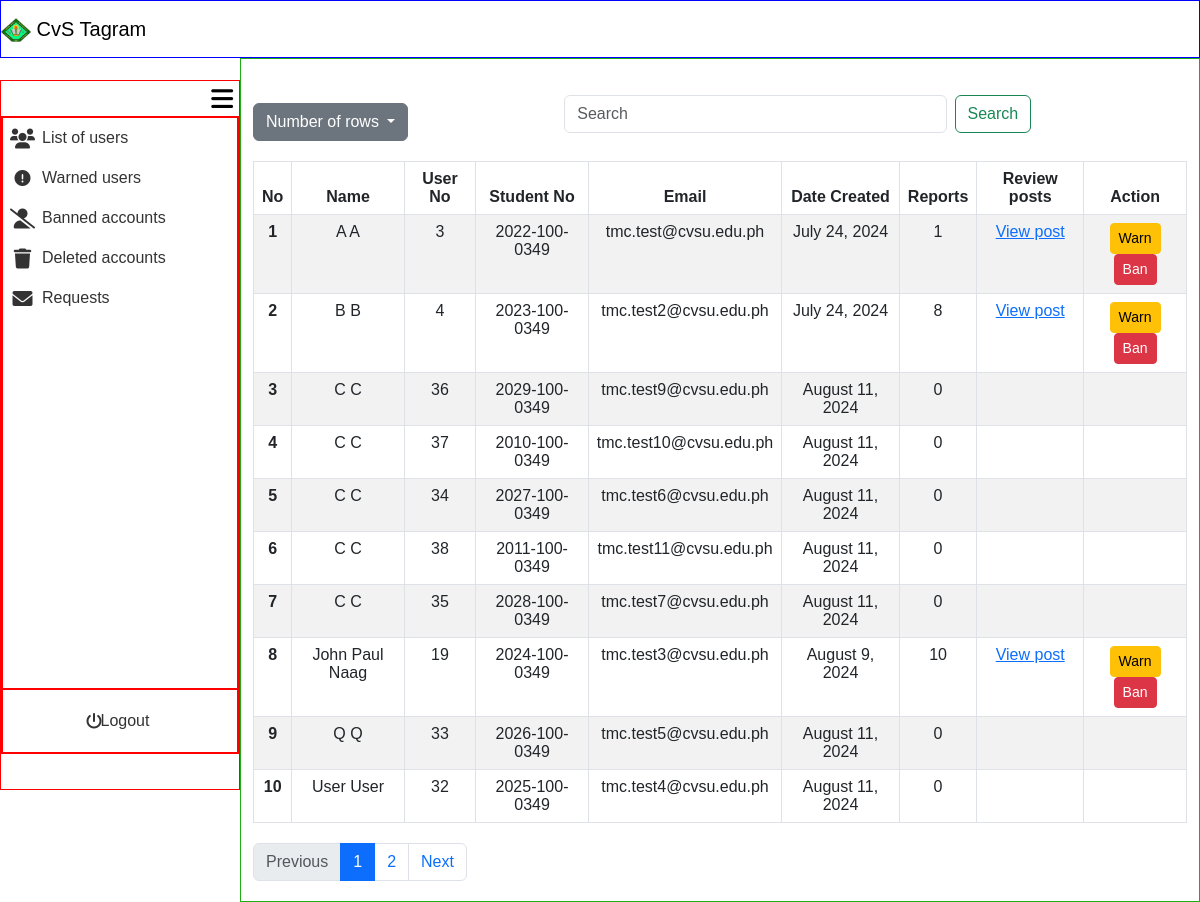
/admin_area/list_of_users.php (signed in), run on an earlier commit of the app's database.
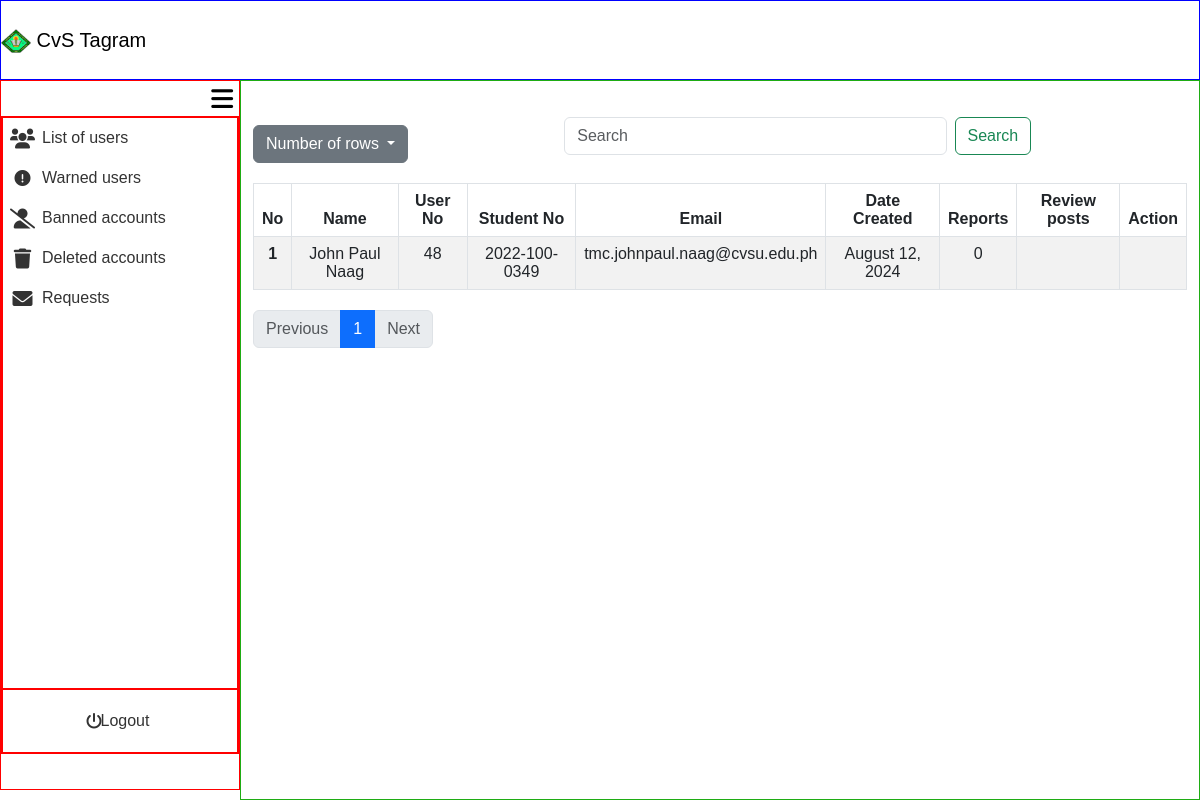
And on a later commit of the database.
### tables this page shows
CREATE TABLE `user_registration` (
  `user_no` int(11) NOT NULL,
  `user_ip` varchar(255) NOT NULL,
  `user_ID` varchar(255) NOT NULL,
  `email` varchar(255) NOT NULL,
  `student_no` varchar(13) NOT NULL,
  `fname` varchar(255) NOT NULL,
  `lname` varchar(255) NOT NULL,
  `bday` date NOT NULL,
  `gender` varchar(20) NOT NULL,
  `coverphoto` varchar(250) NOT NULL,
  `profilepicture` varchar(250) NOT NULL,
  `created_at` timestamp NOT NULL DEFAULT current_timestamp(),
  `updated_at` timestamp NOT NULL DEFAULT current_timestamp() ON UPDATE current_timestamp(),
  `user_password` varchar(255) NOT NULL,
  `is_setup_complete` tinyint(1) DEFAULT 0
);

### admin_area/list_of_users.php (the view, shortened to what the rows shown need)
<?php
require_once '../include/connect.php';
require_once '../include/bootsrap.php';
?>
<!DOCTYPE html>
<html lang="en">
<head>
    <link rel="stylesheet" href="admin_dashbaord.css?v=<?php echo time(); ?>">
</head>
<body>
<div class="container-fluid screen">
    <div class="container-fluid contbody">
        <div class="container-fluid content">
<?php
$search = isset($_GET['search']) ? trim($_GET['search']) : '';
$sort_column = isset($_GET['sort']) ? $_GET['sort'] : 'lname';
$sort_direction = isset($_GET['direction']) && $_GET['direction'] == 'desc' ? 'desc' : 'asc';
$rows_per_page = isset($_GET['rows']) ? intval($_GET['rows']) : 10;
$page = isset($_GET['page']) ? intval($_GET['page']) : 1;
$offset = ($page - 1) * $rows_per_page;
$searchFilter = !empty($search) ? " AND (ur.fname LIKE '%$search%' OR ur.lname LIKE '%$search%' OR ur.email LIKE '%$search%' OR ur.student_no LIKE '%$search%' OR ur.user_no LIKE '%$search%')" : "";
$usersQuery = "SELECT ur.fname, ur.lname, ur.user_no, ur.student_no, ur.created_at, ur.email, IFNULL(COUNT(pr.report_id), 0) AS report_count
               FROM user_registration ur
               LEFT JOIN post_reports pr ON ur.user_no = pr.user_no
               WHERE 1=1 $searchFilter
               GROUP BY ur.user_no
               ORDER BY $sort_column $sort_direction
               LIMIT $rows_per_page OFFSET $offset";
$usersResult = $con->query($usersQuery);
?>
    <div class="container mt-4 ">
        <table class="table table-bordered table-striped">
            <thead>
                <tr>
                    <th scope="col">No</th>
                    <th scope="col" class="sortable <?php echo ($sort_column == 'fname') ? ($sort_direction == 'asc' ? 'asc' : 'desc') : ''; ?>" onclick="sortTable('fname')">Name</th>
                    <th scope="col" class="sortable <?php echo ($sort_column == 'user_no') ? ($sort_direction == 'asc' ? 'asc' : 'desc') : ''; ?>" onclick="sortTable('user_no')">User No</th>
                    <th scope="col" class="sortable <?php echo ($sort_column == 'student_no') ? ($sort_direction == 'asc' ? 'asc' : 'desc') : ''; ?>" onclick="sortTable('student_no')">Student No<i class="fa-solid fa-sort-up"></i><i class="fa-solid fa-sort-down"></i></th>
                    <th scope="col" class="sortable <?php echo ($sort_column == 'email') ? ($sort_direction == 'asc' ? 'asc' : 'desc') : ''; ?>" onclick="sortTable('email')">Email</th>
                    <th scope="col" class="sortable <?php echo ($sort_column == 'create_at') ? ($sort_direction == 'asc' ? 'asc' : 'desc') : ''; ?>" onclick="sortTable('date_created')">Date Created<i class="fa-solid fa-sort-up"></i><i class="fa-solid fa-sort-down"></i></th>
                    <th scope="col" class="sortable <?php echo ($sort_column == 'report_count') ? ($sort_direction == 'asc' ? 'asc' : 'desc') : ''; ?>" onclick="sortTable('report_count')">Reports<i class="fa-solid fa-sort-up"></i><i class="fa-solid fa-sort-down"></i></th>
                    <th scope="col">Review posts</th>
                    <th scope="col">Action</th>
                </tr>
            </thead>
            <tbody>
                <?php
                $line_number = $offset + 1;
                while ($user = $usersResult->fetch_assoc()): ?>
                <?php
                $timestamp = htmlspecialchars($user['created_at']);
                $created_at = new DateTime($timestamp);
                $formattedDate = $created_at->format('F j, Y');
                ?>
                    <tr>
                        <th scope="row"><?php echo htmlspecialchars($line_number++); ?></th>
                        <td><?php echo htmlspecialchars($user['fname'] . ' ' . $user['lname']); ?></td>
                        <td><?php echo htmlspecialchars($user['user_no']); ?></td>
                        <td><?php echo htmlspecialchars($user['student_no']); ?></td>
                        <td><?php echo htmlspecialchars($user['email']); ?></td>
                        <td><?php echo htmlspecialchars($formattedDate); ?></td>
                        <td><?php echo htmlspecialchars($user['report_count']); ?></td>
                        <td>
                        <?php if ($user['report_count'] > 0): ?>
                            <a class="Review_posts text-primary" href="../admin_area/review_post.php?user_no=<?php echo htmlspecialchars($user['user_no']); ?>">View post</a>
                            <?php else: ?>
                            <?php endif; ?>
                        </td>
                        <td>
                            <?php if ($user['report_count'] > 0): ?>
                                <a href="warn_user.php?user_no=<?php echo htmlspecialchars($user['user_no']); ?>" class="btn btn-warning btn-sm">Warn</a>
                                <a href="ban_user.php?user_no=<?php echo htmlspecialchars($user['user_no']); ?>" class="btn btn-danger btn-sm">Ban</a>
                            <?php else: ?>
                            <?php endif; ?>
                        </td>
                    </tr>
                <?php endwhile; ?>
            </tbody>
        </table>
    </div>
        </div>
    </div>
</div>
</body>
</html>

What changed in the data, as far as the page shows it:
removed user_registration: fname+lname "A A", user_no "3", student_no "2022-100-0349", email "tmc.test@cvsu.edu.ph", created_at "July 24, 2024", report_count "1"
removed user_registration: fname+lname "B B", user_no "4", student_no "2023-100-0349", email "tmc.test2@cvsu.edu.ph", created_at "July 24, 2024", report_count "8"
removed user_registration: fname+lname "C C", user_no "36", student_no "2029-100-0349", email "tmc.test9@cvsu.edu.ph", created_at "August 11, 2024", report_count "0"
removed user_registration: fname+lname "C C", user_no "37", student_no "2010-100-0349", email "tmc.test10@cvsu.edu.ph", created_at "August 11, 2024", report_count "0"
removed user_registration: fname+lname "C C", user_no "34", student_no "2027-100-0349", email "tmc.test6@cvsu.edu.ph", created_at "August 11, 2024", report_count "0"
removed user_registration: fname+lname "C C", user_no "38", student_no "2011-100-0349", email "tmc.test11@cvsu.edu.ph", created_at "August 11, 2024", report_count "0"
removed user_registration: fname+lname "C C", user_no "35", student_no "2028-100-0349", email "tmc.test7@cvsu.edu.ph", created_at "August 11, 2024", report_count "0"
removed user_registration: fname+lname "John Paul Naag", user_no "19", student_no "2024-100-0349", email "tmc.test3@cvsu.edu.ph", created_at "August 9, 2024", report_count "10"
removed user_registration: fname+lname "Q Q", user_no "33", student_no "2026-100-0349", email "tmc.test5@cvsu.edu.ph", created_at "August 11, 2024", report_count "0"
removed user_registration: fname+lname "User User", user_no "32", student_no "2025-100-0349", email "tmc.test4@cvsu.edu.ph", created_at "August 11, 2024", report_count "0"
added user_registration: fname+lname "John Paul Naag", user_no "48", student_no "2022-100-0349", email "tmc.johnpaul.naag@cvsu.edu.ph", created_at "August 12, 2024", report_count "0"
Also different on the page:
list line gone: "2"
